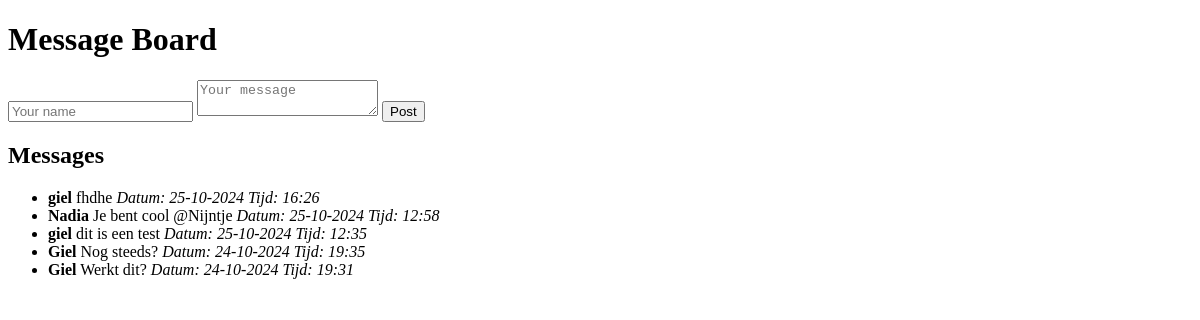
Page /board/ on the earlier database version.
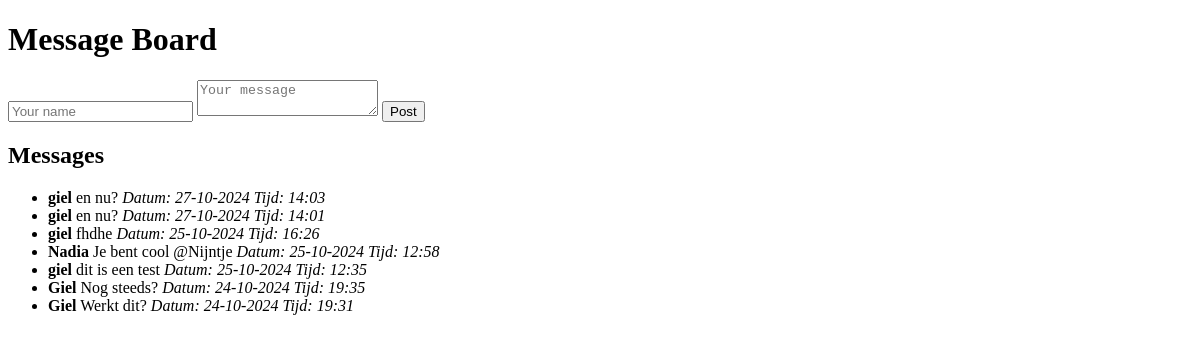
Same page on the later database version.
### board/models.py (models this page shows, shortened)
class Message(models.Model):
    username = models.CharField(max_length=100)
    content = models.TextField()
    created_at = models.DateTimeField(auto_now_add=True)

### board/views.py (the view, shortened to what this page needs)
# urls.py: path('', views.message_list, name='message_list'),
def message_list(request):
    messages = Message.objects.all().order_by('-created_at')
    formatted_messages = []
    for message in messages:
        formatted_messages.append({
            'username': message.username,
            'content': message.content,
            'formatted_date': message.created_at.strftime('%d-%m-%Y'),
            'formatted_time': message.created_at.strftime('%H:%M')
        })
    return render(request, 'board/message_list.html', {'messages': formatted_messages})

### board/templates/board/message_list.html (shortened to what this page needs)
<!DOCTYPE html>
<html>
<head>
</head>
<body>
    <h1>Message Board</h1>
    <form method="POST">
        <input type="text" name="username" placeholder="Your name" required>
        <textarea name="content" placeholder="Your message" required></textarea>
        <button type="submit">Post</button>
    </form>
    <h2>Messages</h2>
    <ul>
        {% for message in messages %}
            <li>
                <strong>{{ message.username }}</strong>
                 {{ message.content }}
                 <em>Datum: {{ message.formatted_date }}
                    Tijd: {{ message.formatted_time }}</em>
            </li>
        {% empty %}
            <li>No messages yet.</li>
        {% endfor %}
    </ul>
</body>
</html>

Differences in the rows shown:
added Message: username "giel", content "en nu?"
added Message: username "giel", content "en nu?"
Other differences:
new list line: "Datum: 27-10-2024 Tijd: 14:03"
new list line: "Datum: 27-10-2024 Tijd: 14:01"
